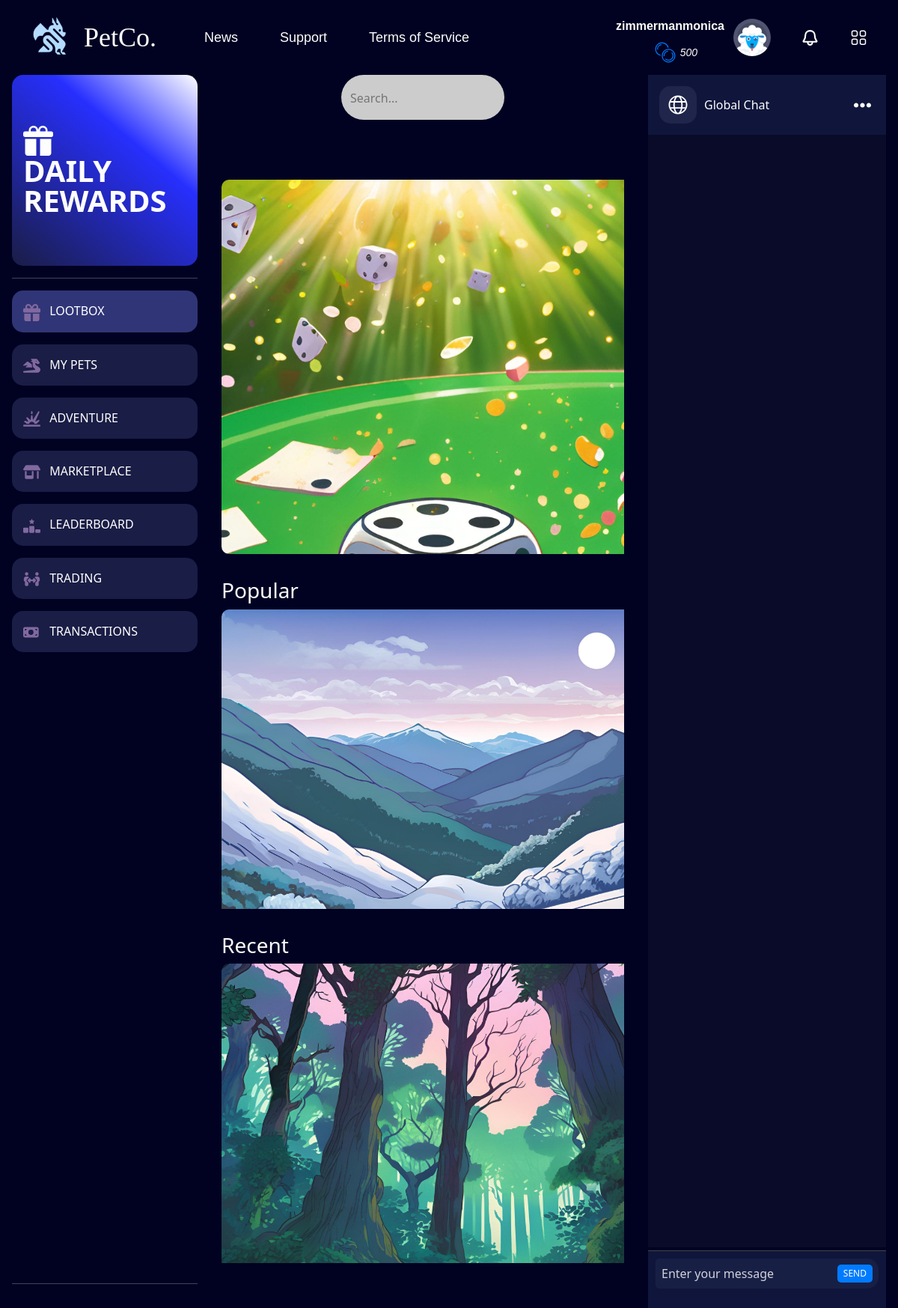
Page /lootbox/ (signed in) on the committed database.
### login_register/models.py (models this page shows, shortened)
class Profile(models.Model):
    AVATAR_CHOICES = [
        ('avatar1.png', 'Avatar 1'),
        ('avatar2.png', 'Avatar 2'),
        ('avatar3.png', 'Avatar 3'),
        ('avatar4.png', 'Avatar 4'),
    ]
    user = models.OneToOneField(User, on_delete=models.CASCADE)
    first_name = models.CharField(max_length=50)
    last_name = models.CharField(max_length=50)
    birthdate = models.DateField(null=True, blank=True)
    total_credits = models.IntegerField(default=500)
    avatar = models.CharField(max_length=50, default=get_random_avatar, blank=True, null=True)
    uploaded_avatar = models.ImageField(upload_to=upload_to, blank=True, null=True)
    following = models.PositiveIntegerField(default=0)
    followers = models.PositiveIntegerField(default=0)
    showcased_pets = models.ManyToManyField(Inventory, blank=True, related_name="showcased_by")
    def get_profile_image_url(self):
        if self.uploaded_avatar:
            return self.uploaded_avatar.url
        elif self.avatar:
            return f'/media/avatars/{self.avatar}'
        return '/media/avatars/avatar1.png'

### lootbox_market/models.py (models this page shows, shortened)
class Lootbox(models.Model):
    class TaggedRelevance(models.TextChoices):
        POPULAR = 'popular', 'Popular'
        RECENT = 'recent', 'Recent'
        FEATURED = 'featured', 'Featured'
    lootbox_id = models.AutoField(primary_key=True)
    lootbox_name = models.CharField(max_length=255)
    rate_cost = models.IntegerField()
    date_created = models.DateField(auto_now_add=True)
    is_available = models.BooleanField(default=True)
    image = models.ImageField(upload_to='lootbox_images/', blank=True, null=True)
    tagged_relevance = models.CharField(
        max_length=10,
        choices=TaggedRelevance.choices,
        default=TaggedRelevance.RECENT,
    )

### lootbox_market/views.py (the view)
# urls.py: path('', views.lootboxes, name='lootboxes'),
@login_required(login_url="/login/")
def lootboxes(request):
    query = request.GET.get('q')
    profile = Profile.objects.filter(user=request.user).first()
    if query:
        search_results = Lootbox.objects.filter(lootbox_name__icontains=query)
        context = {
            'search_results': search_results,
            'query': query,
        }
    else:
        all_lootboxes = Lootbox.objects.all()
        popular_items = all_lootboxes.filter(tagged_relevance=Lootbox.TaggedRelevance.POPULAR)
        recent_items = all_lootboxes.filter(tagged_relevance=Lootbox.TaggedRelevance.RECENT)
        featured_items = all_lootboxes.filter(tagged_relevance=Lootbox.TaggedRelevance.FEATURED)
        context = {
            'popular_items': popular_items,
            'recent_items': recent_items,
            'featured_items': featured_items,
            'query': query,
            'profile' : profile
        }
    return render(request, 'market_lootbox_content.html', context)

### base_template/context_processor.py (called while the page is built)
def profile_context(request):
    if request.user.is_authenticated:
        try:
            profile = Profile.objects.get(user = request.user)
            return {'navbar_profile': profile}
        except Profile.DoesNotExist:
            return {'navbar_profile': None}
    return {'navbar_profile': None}

### notification/context_processor.py (called while the page is built)
def notification_context(request):
    if request.user.is_authenticated:
        notifications = Notification.objects.filter(user=request.user, notif_status=Notification.Status.unread).count()
        return {'notifications': notifications}
    return {'notifications': 0}

### lootbox_market/templates/market_lootbox_content.html (shortened to what this page needs)
{% extends "base.html" %}
{% load static %}
{% block css %}
    <link rel="stylesheet" href="{% static 'market_lootbox_content.css' %}"/>
{% endblock %}
{% block lootbox_active %}
    active
{% endblock %}
{% block content %}
    <div class="searchbar">
        <form method="GET" action="{% url 'lootboxes' %}">
            <input class="search_input" type="text" name="q" placeholder="Search..." value="{{ request.GET.q }}">
        </form>
    </div>
    {% if query %}
        <div class="search-results-container">
            {% if search_results %}
                {% for item in search_results %}
                <a href="{% url 'lootbox_detail' item.lootbox_id %}" class="lootbox-market-item-link">
                    <div class="search-market-item" {% if item.image %} style="background-image: url('{{ item.image.url }}');" {% endif %}>
                        {% comment %} <h2>{{ item.lootbox_id }}</h2> {% endcomment %}
                        {% comment %} <p>{{ item.lootbox_name }}</p> {% endcomment %}
                    </div>
                </a>
                {% endfor %}
            {% else %}
                <h3 style="color:#FDFDFD">No results found.</h3>
            {% endif %}
        </div>
    {% else %}
        <div class="featured-container">
            {% for item in featured_items %}
            <a href="{% url 'lootbox_detail' item.lootbox_id %}" class="lootbox-market-item-link">
                <div class="featured-item" {% if item.image %} style="background-image: url('{{ item.image.url }}');" {% endif %}>
                </div>
            </a>
            {% endfor %}
        </div>
        <div class="headings-content-lootbox-content">
            <h3>Popular</h3>
        </div>
        <div class="popular-container">
            {% for item in popular_items %}
                <a href="{% url 'lootbox_detail' item.lootbox_id %}" class="lootbox-market-item-link">
                    <div class="lootbox-market-item" {% if item.image %} style="background-image: url('{{ item.image.url }}');" {% endif %}>
                    </div>
                </a>
            {% endfor %}
        </div>
        <div class="headings-content-lootbox-content">
            <h3>Recent</h3>
        </div>
        <div class="recent-container">
            {% for item in recent_items %}
            <a href="{% url 'lootbox_detail' item.lootbox_id %}" class="lootbox-market-item-link" >
                <div class="lootbox-market-item" {% if item.image %} style="background-image: url('{{ item.image.url }}');" {% endif %}>
                </div>
            </a>
            {% endfor %}
        </div>
    {% endif %}
{% endblock %}

### base_template/templates/base.html (shortened to what this page needs)
{% load static %}
<html>
  <head>
    <link rel="stylesheet" href="https://cdn.jsdelivr.net/npm/bootstrap@5.3.3/dist/css/bootstrap.min.css">
    <link rel="stylesheet" href="{% static 'base.css' %}"/>
    <link rel="stylesheet" href="https://cdn.jsdelivr.net/npm/bootstrap-icons@1.11.3/font/bootstrap-icons.min.css">
      {% block css %}
      {% endblock %}
  </head>
  <body class = "bg-body-tertiary">
    <nav class="navbar navbar-expand-sm bg-body-tertiary header-nav">
      <div class="container-fluid" style="display: flex;">
        <a class="navbar-brand text-white" href="{% url 'lootboxes' %}" style="display: flex; align-self: center;">
          <img src="{% static 'logo-light.png' %}" alt="Logo" width="50" height="50" class="d-inline-block align-text-top topnav-logo">
          <p class="topnav-title"> PetCo. </p>
        </a>
        <div class="collapse navbar-collapse">
          <ul class="navbar-nav me-auto custom-navbar">
            <li class="nav-item left">
              <a class="nav-link"> News </a>
            </li>
            <li class="nav-item left">
              <a class="nav-link" aria-disabled="true">Support</a>
            </li>
            <li class="nav-item left">
              <a href="{% url 'terms-of-service' %}" class="nav-link"> Terms of Service </a>
            </li>
          </ul>
        </div>
      </div>
      <div>
        <ul class="navbar-nav me-auto custom-navbar">
          <li class="nav-item right-top" style="width: 125px; align-self: center; text-align: right;">
            <a class="nav-link" aria-disabled="true"><b style="font-size: 16px;"> {{ navbar_profile.user }} </b><br> </a>
            <i style="font-size: 14px; padding-right: 8px;"> {{ navbar_profile.total_credits }} </i>
          </li>
          <li class="nav-item right-top">
            <a href="{% url 'user_profile:profile' %}">
              <img src="{{ navbar_profile.get_profile_image_url }}" class="navbar-profile-img">
            </a>
          </li>
          <li class="nav-item position-relative right-top">
              <a href="{% url 'notifications' %}" class="">
              </a>
          </li>
          <li class="nav-item">
          </li>
        </ul>
      </div>
    </nav>
    <div class="d-flex main-content">
      <div class="d-flex flex-column flex-shrink-0 p-3 pt-0 text-white bg-body-tertiary sidebar">
        <a class="rewards-link" href={% url 'daily_rewards' %}>
          <i class="bi bi-gift-fill"></i>
          <span class="rewards-text">DAILY REWARDS</span>
        <hr>
        <ul class="nav nav-pills flex-column mb-auto sidebar-list">
          <li class="nav-item">
            <a href="{% url 'lootboxes' %}" class="nav-link sidebar-link mb-3 {%block lootbox_active %}text-white{% endblock %}" aria-current="page">
                LOOTBOX
            </a>
          </li>
          <li class="nav-item">
            <a href="{% url 'inventory_list' %}" class="nav-link sidebar-link mb-3 {%block inventorylist_active %}text-white{% endblock %}">
                MY PETS
            </a>
          </li>
          <li class="nav-item">
            <a href="{% url 'adventure' %}" class="nav-link sidebar-link mb-3 {%block adventure_active %}text-white{% endblock %}">
                ADVENTURE
            </a>
          </li>
          <li class="nav-item">
            <a href="{% url 'marketplace' %}" class="nav-link sidebar-link mb-3 {%block market_active %}text-white{% endblock %}">
              MARKETPLACE
            </a>
          </li>
          <li class="nav-item">
            <a href="{% url 'leaderboard' %}" class="nav-link sidebar-link mb-3  {%block leaderboard_active %}text-white{% endblock %}">
              LEADERBOARD
            </a>
          </li>
          <li class="nav-item">
            <a href="{% url 'trading_list' %}" class="nav-link sidebar-link mb-3 {% block trading_active %}text-white{% endblock %}">
              TRADING
            </a>
          </li>
          <li class="nav-item">
            <a href="{% url 'checkout' %}" class="nav-link sidebar-link mb-3 text-white {%block checkout_active %}text-white{% endblock %}">
              TRANSACTIONS
            </a>
          </li>
        </ul>
        <hr>
      </div>
      <div class="flex-grow-1 p-3 pt-0 main-content-scrollable">
          {% block content %}
          {% endblock %}
      </div>
      {% include "chat/chatbox.html" %}
    </div>
  </body>

### base_template/static/base.css (style rules this page uses)
* { box-sizing: border-box; color: #fdfdfd }
html, body { height: 100%; margin: 0; }
.main-content { height: calc(100vh - 56px); }
.navbar .nav-item { align-self: center; margin: 0px 10px; }
.nav-item a { margin: 0px; color: yellow; }
.header-nav { padding: 15px 20px; }
.topnav-logo { margin: 0px 20px 0px 10px; }
.topnav-title { margin-bottom: 0; margin-right: 20px; font-family: "Super Boys"; font-size: 36px; align-self: center; }
.custom-navbar .nav-item { margin: 0px 20px; font-family: Verdana, Geneva, Tahoma, sans-serif; font-size: 18px; }
.right-top { margin: 0px; }
img.navbar-profile-img { width: 50px; height: 50px; border-radius: 50%; }
.sidebar { width: 280px; height: 100%; overflow-y: auto; }
.custom-navbar .nav-link { color: #fdfdfd; }
.main-content-scrollable { width: 600px; overflow-x: auto; }
.bg-body-tertiary { background-color: #010222 !important; }
.sidebar-link { background-color: #1A1D45; padding: 15px; border-radius: 15px !important; }
.sidebar-list > .nav-item > .active { background-color: #303577; }
.rewards-link { width: 100%; height: 15dvh; font-size: 2.5em; font-weight: bolder; line-height: 1; display: flex; flex-direction: column; justify-content: center; align-items: left; text-decoration: none; background: rgb(26,29,69); background: linear-gradient(40deg, rgba(26,29,69,1) 0%, rgba(39,47,254,1) 65%, rgba(255,255,255,1) 100%); padding: 15px; border-radius: 15px !important; }

### base_template/static/market_lootbox_content.css (style rules this page uses)
.searchbar { margin-top: auto; height: 60px; background-color: #CCCCCC; border-radius: 30px; padding: 10px; margin-bottom: 5em; margin-left: 10em; margin-right: 10em; }
.search_input { color: #1A1A1A; border: 0; outline: 0; background: none; width: 0; caret-color:transparent; line-height: 40px; transition: width 0.4s linear; width: 100%; }
.featured-container { width: 100%; height: 500px; display: flex; overflow-x: auto; overflow-y: hidden; gap: 1em; }
.featured-item { background-color: #CCCCCC; min-width: 50em; height: 100%; flex-shrink: 0; border-radius: 10px; }
.popular-container { width: 100%; height: 400px; display: flex; overflow-x: auto; overflow-y: hidden; gap: 1em; }
.recent-container { width: 100%; height: 400px; display: flex; overflow-x: auto; overflow-y: hidden; gap: 1em; }
.headings-content-lootbox-content { color: #FDFDFD; display: flex; padding: 0; margin-top: 2em; }
.lootbox-market-item { background-color: #CCCCCC; background-size: contain; background-position: center; background-repeat: repeat; min-width: 35dvh; height: 35dvh; flex-shrink: 0; border-radius: 10px; }

### rows in the picture
Profile: user "zimmermanmonica", total_credits "500", get_profile_image_url (picture)
Lootbox: image (picture)
Lootbox: image (picture)
Lootbox: image (picture)
